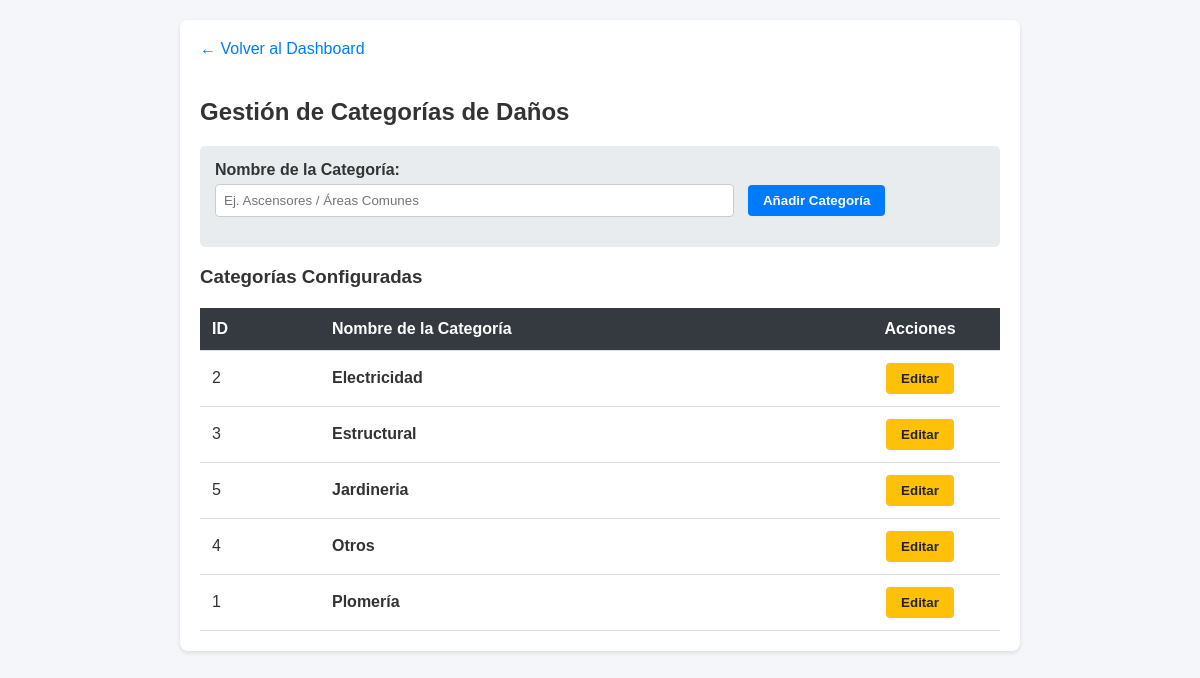
The app's page /admin_categorias.php (signed in) with its own data.
### tables this page shows
CREATE TABLE `categorias` (
  `id` int(11) NOT NULL,
  `nombre` varchar(100) NOT NULL,
  `activo` tinyint(1) DEFAULT 1
);

### admin_categorias.php (the view, shortened to what this page needs)
<?php
require_once 'config/database.php';
$resultado = $pdo->query("SELECT * FROM categorias WHERE activo = 1 ORDER BY nombre ASC")->fetchAll();
?>
<!DOCTYPE html>
<html lang="es">
<head>
</head>
<body>
<div class="container">
    <a href="dashboard.php" class="nav-link">← Volver al Dashboard</a>
    <h2>Gestión de Categorías de Daños</h2>
    <form action="admin_categorias.php" method="POST" style="background: #e9ecef; padding: 15px; border-radius: 5px;">
        <div class="form-group">
            <label for="cat_nombre" style="font-weight:bold; display:block; margin-bottom: 5px;">Nombre de la Categoría:</label>
            <input type="text" name="nombre" id="cat_nombre" placeholder="Ej. Ascensores / Áreas Comunes" required>
            <button type="submit" id="btn_submit" class="btn-primary">Añadir Categoría</button>
        </div>
    </form>
    <h3>Categorías Configuradas</h3>
    <table>
        <thead>
            <tr>
                <th style="width: 15%;">ID</th>
                <th>Nombre de la Categoría</th>
                <th style="width: 20%; text-align: center;">Acciones</th>
            </tr>
        </thead>
        <tbody>
            <?php if (!empty($resultado)): ?>
                <?php foreach ($resultado as $row): ?>
                <tr>
                    <td><?php echo $row['id']; ?></td>
                    <td><strong><?php echo htmlspecialchars($row['nombre']); ?></strong></td>
                    <td style="text-align: center;">
                        <button class="btn-edit" onclick="cargarDatosEdicion(<?php echo $row['id']; ?>, '<?php echo urlencode($row['nombre']); ?>')">Editar</button>
                    </td>
                </tr>
                <?php endforeach; ?>
            <?php else: ?>
                <tr><td colspan="3" style="text-align:center;">No hay categorías registradas.</td></tr>
            <?php endif; ?>
        </tbody>
    </table>
</div>
</body>
</html>

### admin_categorias.php (style rules this page uses)
body { font-family: Arial, sans-serif; margin: 20px; background-color: #f4f6f9; color: #333; }
.container { max-width: 800px; margin: 0 auto; background: white; padding: 20px; border-radius: 8px; box-shadow: 0 2px 4px rgba(0,0,0,0.1); }
.form-group { margin-bottom: 15px; }
input[type="text"] { width: 65%; padding: 8px; border: 1px solid #ccc; border-radius: 4px; margin-right: 10px; }
button { padding: 8px 15px; border: none; border-radius: 4px; cursor: pointer; font-weight: bold; }
.btn-primary { background-color: #007bff; color: white; }
.btn-edit { background-color: #ffc107; color: #212529; }
table { width: 100%; border-collapse: collapse; margin-top: 20px; }
th, td { padding: 12px; text-align: left; border-bottom: 1px solid #ddd; }
th { background-color: #343a40; color: white; }
.nav-link { display: inline-block; margin-bottom: 20px; color: #007bff; text-decoration: none; }

### records on screen
categorias: id "2", nombre "Electricidad"
categorias: id "3", nombre "Estructural"
categorias: id "5", nombre "Jardineria"
categorias: id "4", nombre "Otros"
categorias: id "1", nombre "Plomería"
